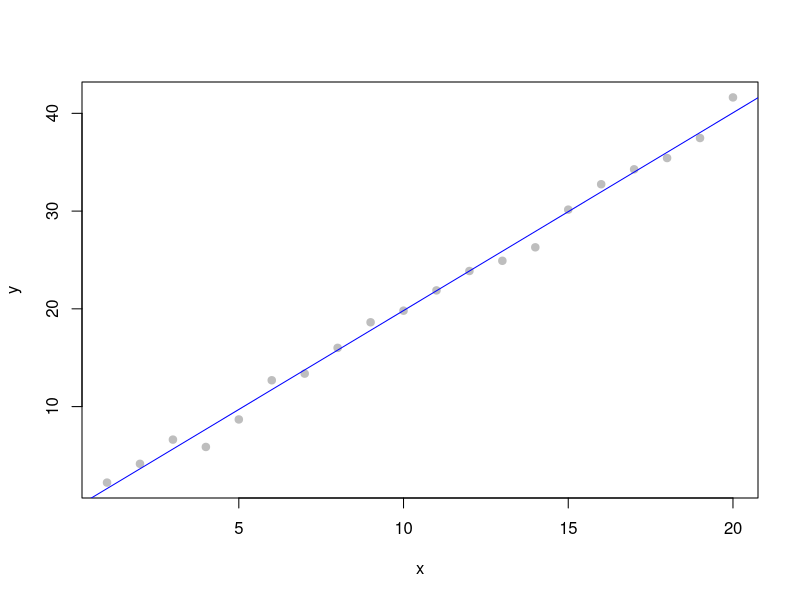

Source code (R):
# A really simple code

x = seq(1, 20)
y = 2*x + rnorm(length(x))

lm1 <- lm(y~x)
summary(lm1)
plot(x, y, pch = 19, col = 'grey')
abline(lm1, col = 'blue')